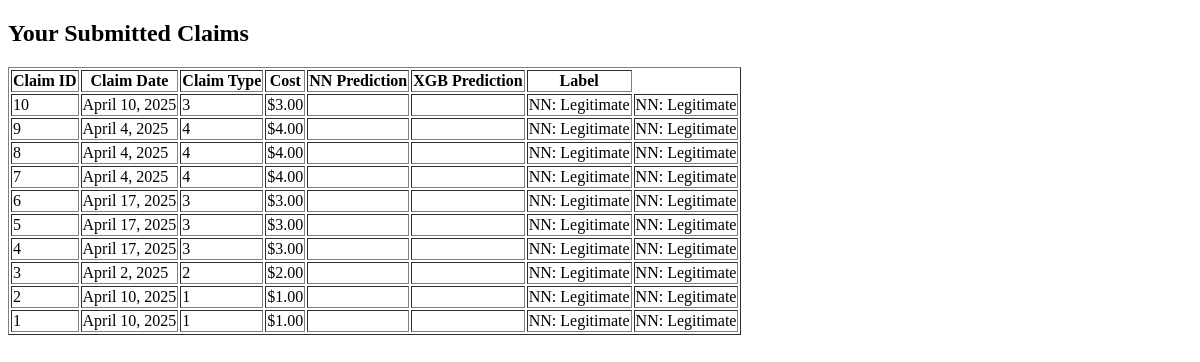
The page /api/claims/users/ (signed in) on the database as committed earlier.
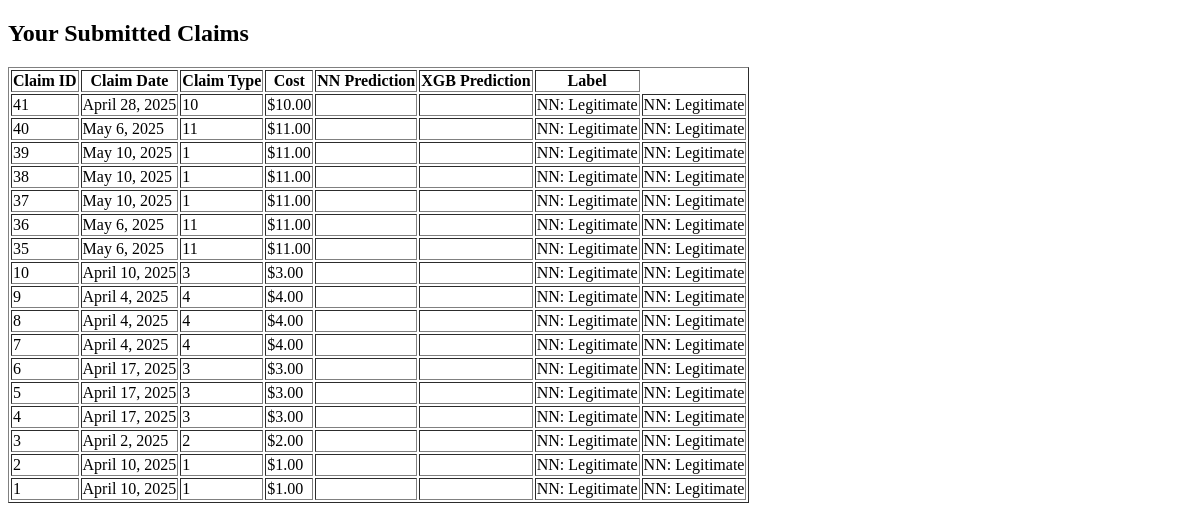
The same page on the database as committed later.
### claims/models.py (models this page shows, shortened)
class MedicalClaim(models.Model):
    user = models.ForeignKey(User, on_delete=models.SET_NULL, null=True, blank=True)
    claimType = models.IntegerField()
    StayDuration = models.FloatField()
    cost = models.FloatField()
    num_diagnoses = models.IntegerField()
    DiagnosisCategory = models.IntegerField()
    num_procedures = models.IntegerField()
    first_procedure = models.IntegerField()
    Gender = models.IntegerField()
    Race = models.IntegerField()
    ClaimDuration = models.FloatField()
    ClaimDate = models.DateField(null=True, blank=True)
    Age = models.IntegerField()
    isWeekend = models.BooleanField(default=False)
    ClaimdDy_Sin = models.FloatField()
    ClaimDay_Cos = models.FloatField()
    nn_prediction = models.FloatField(null=True, blank=True)
    xgb_prediction = models.FloatField(null=True, blank=True)
    created_at = models.DateTimeField(auto_now_add=True)

### claims/views.py (the view)
# urls.py: path('users/', views.list_user_claims, name='user_claims'),
@login_required
def list_user_claims(request):
    user_claims = MedicalClaim.objects.filter(user=request.user).order_by('-created_at')
    return render(request, 'claims/user_claims.html', {
        'user_claims': user_claims
    })

### claims/templates/claims/user_claims.html (shortened to what this page needs)
<!DOCTYPE html>
<html lang="en">
<head>
</head>
<body>
<h2>Your Submitted Claims</h2>
{% if user_claims %}
    <table border="1">
        <tr>
            <th>Claim ID</th>
            <th>Claim Date</th>
            <th>Claim Type</th>
            <th>Cost</th>
            <th>NN Prediction</th>
            <th>XGB Prediction</th>
            <th>Label</th>
        </tr>
        {% for claim in user_claims %}
        <tr>
            <td>{{ claim.id }}</td>
            <td>{{ claim.ClaimDate }}</td>
            <td>{{ claim.claimType }}</td>
            <td>${{ claim.cost|floatformat:2 }}</td>
            <td>{{ claim.nn_prediction|floatformat:2 }}</td>
            <td>{{ claim.xgb_prediction|floatformat:2 }}</td>
            <td>
                {% if claim.nn_prediction > 0.2464 %}
                    NN: Fraudulent
                {% else %}
                    NN: Legitimate
                {% endif %}
            </td>
            <td>
                {% if claim.xgb_prediction > 0.5 %}
                    NN: Fraudulent
                {% else %}
                    NN: Legitimate
                {% endif %}
            </td>
        </tr>
        {% endfor %}
    </table>
{% else %}
    <p>No claims submitted yet.</p>
{% endif %}
</body>
</html>

Rows that differ between the two databases and show on the page:
added MedicalClaim: id "41", ClaimDate "April 28, 2025", claimType "10", cost "10.00", shows "NN: Legitimate"
added MedicalClaim: id "40", ClaimDate "May 6, 2025", claimType "11", cost "11.00", shows "NN: Legitimate"
added MedicalClaim: id "39", ClaimDate "May 10, 2025", claimType "1", cost "11.00", shows "NN: Legitimate"
added MedicalClaim: id "38", ClaimDate "May 10, 2025", claimType "1", cost "11.00", shows "NN: Legitimate"
added MedicalClaim: id "37", ClaimDate "May 10, 2025", claimType "1", cost "11.00", shows "NN: Legitimate"
added MedicalClaim: id "36", ClaimDate "May 6, 2025", claimType "11", cost "11.00", shows "NN: Legitimate"
added MedicalClaim: id "35", ClaimDate "May 6, 2025", claimType "11", cost "11.00", shows "NN: Legitimate"
